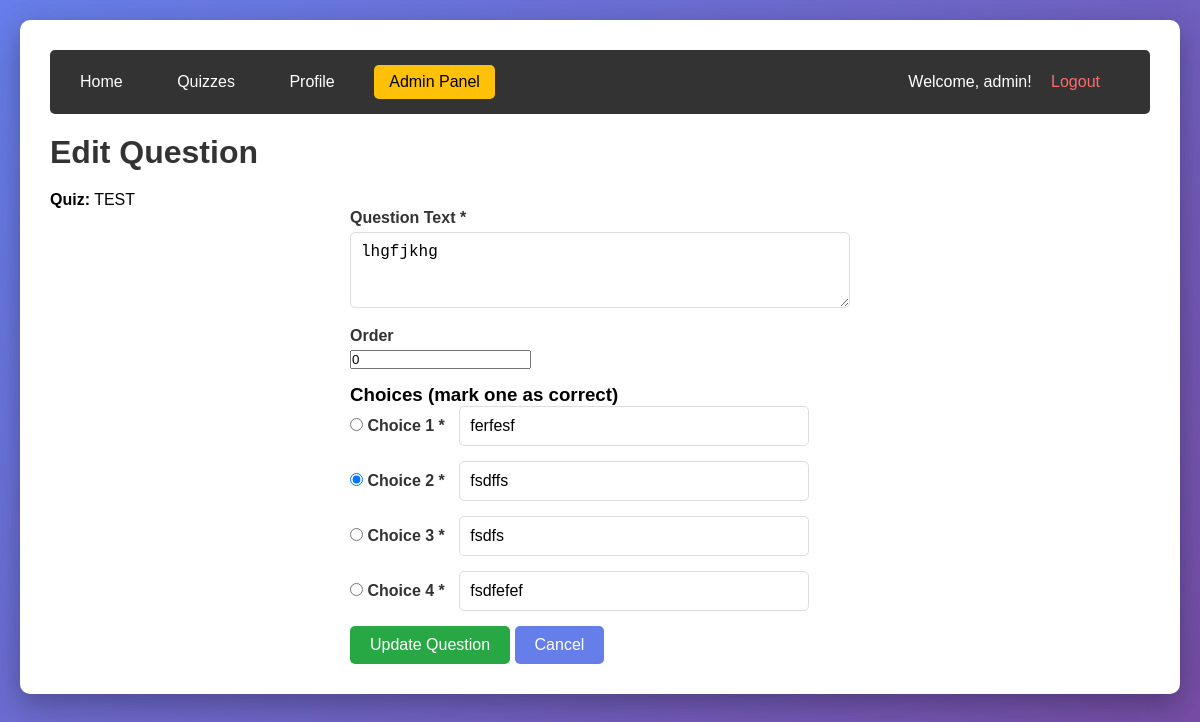
Screenshot of /manage/question/2/edit/ (signed in) with the database file from the repository.
### quiz/models.py (models this page shows, shortened)
class Question(models.Model):
    quiz = models.ForeignKey(Quiz, on_delete=models.CASCADE, related_name='questions')
    text = models.TextField()
    order = models.IntegerField(default=0)

class Quiz(models.Model):
    title = models.CharField(max_length=200)
    description = models.TextField(blank=True)
    duration = models.IntegerField(help_text="Duration in minutes")
    created_at = models.DateTimeField(auto_now_add=True)
    is_active = models.BooleanField(default=True)

class Choice(models.Model):
    question = models.ForeignKey(Question, on_delete=models.CASCADE, related_name='choices')
    text = models.CharField(max_length=200)
    is_correct = models.BooleanField(default=False)

### quiz/views.py (the view, shortened to what this page needs)
# urls.py: path('manage/question/<int:question_id>/edit/', views.admin_edit_question, name='admin_edit_question'),
@login_required
def admin_edit_question(request, question_id):
    if not request.user.is_staff:
        messages.error(request, 'Access denied. Admin only.')
        return redirect('home')
    question = get_object_or_404(Question, id=question_id)
    choices = list(question.choices.all())
    while len(choices) < 4:
        new_choice = Choice.objects.create(question=question, text='', is_correct=False)
        choices.append(new_choice)
    return render(request, 'quiz/admin_edit_question.html', {
        'question': question,
        'choices': choices
    })

### quiz/templates/quiz/admin_edit_question.html (shortened to what this page needs)
{% extends 'quiz/base.html' %}
{% block content %}
<h1>Edit Question</h1>
<p><strong>Quiz:</strong> {{ question.quiz.title }}</p>
<form method="post">
    <div class="form-group">
        <label for="question_text">Question Text *</label>
        <textarea id="question_text" name="question_text" rows="3" required>{{ question.text }}</textarea>
    </div>
    <div class="form-group">
        <label for="order">Order</label>
        <input type="number" id="order" name="order" value="{{ question.order }}" min="0">
    </div>
    <h3>Choices (mark one as correct)</h3>
    {% for choice in choices %}
        <div class="form-group">
            <label>
                <input type="radio" name="correct_choice" value="{{ forloop.counter }}" {% if choice.is_correct %}checked{% endif %} required>
                Choice {{ forloop.counter }} *
                <input type="text" name="choice_{{ forloop.counter }}" value="{{ choice.text }}" style="width: 70%; margin-left: 10px;" required>
            </label>
        </div>
    {% endfor %}
    <button type="submit" class="btn btn-success">Update Question</button>
    <a href="{% url 'admin_add_questions' question.quiz.id %}" class="btn">Cancel</a>
</form>
{% endblock %}

### quiz/templates/quiz/base.html (shortened to what this page needs)
<!DOCTYPE html>
<html lang="en">
<head>
</head>
<body>
    <div class="container">
        <nav>
            <a href="{% url 'home' %}">Home</a>
            {% if user.is_authenticated %}
                <a href="{% url 'quiz_list' %}">Quizzes</a>
                <a href="{% url 'profile' %}">Profile</a>
                {% if user.is_staff %}
                    <a href="{% url 'admin_quiz_list' %}" style="background: #ffc107; color: #000;">Admin Panel</a>
                {% endif %}
                <span class="user-info">Welcome, {{ user.username }}! <a href="{% url 'logout' %}" style="color: #ff6b6b;">Logout</a></span>
            {% else %}
                <a href="{% url 'login' %}">Login</a>
                <a href="{% url 'register' %}">Register</a>
            {% endif %}
        </nav>
        {% block content %}{% endblock %}
    </div>
</body>
</html>

### quiz/templates/quiz/base.html (style rules this page uses)
* { margin: 0; padding: 0; box-sizing: border-box; }
body { font-family: Arial, sans-serif; background: linear-gradient(135deg, #667eea 0%, #764ba2 100%); min-height: 100vh; padding: 20px; }
.container { max-width: 1200px; margin: 0 auto; background: white; border-radius: 10px; box-shadow: 0 10px 30px rgba(0,0,0,0.3); padding: 30px; }
nav { background: #333; padding: 15px; border-radius: 5px; margin-bottom: 20px; }
nav a { color: white; text-decoration: none; margin-right: 20px; padding: 8px 15px; border-radius: 5px; display: inline-block; }
.user-info { float: right; color: white; }
h1 { color: #333; margin-bottom: 20px; }
.btn { display: inline-block; padding: 10px 20px; background: #667eea; color: white; text-decoration: none; border-radius: 5px; border: none; cursor: pointer; font-size: 16px; }
.btn-success { background: #28a745; }
form { max-width: 500px; margin: 0 auto; }
.form-group { margin-bottom: 15px; }
label { display: block; margin-bottom: 5px; font-weight: bold; color: #333; }
input[type="text"], input[type="email"], input[type="password"], textarea, select { width: 100%; padding: 10px; border: 1px solid #ddd; border-radius: 5px; font-size: 16px; }

### rows the page displays
Question: quiz "TEST", question_text "lhgfjkhg", order "0"
Choice: is_correct "☐ Choice 1 *", text "ferfesf"
Choice: is_correct "☑ Choice 2 *", text "fsdffs"
Choice: is_correct "☐ Choice 3 *", text "fsdfs"
Choice: is_correct "☐ Choice 4 *", text "fsdfefef"

### other values shown
{{ user.username }} "admin"
